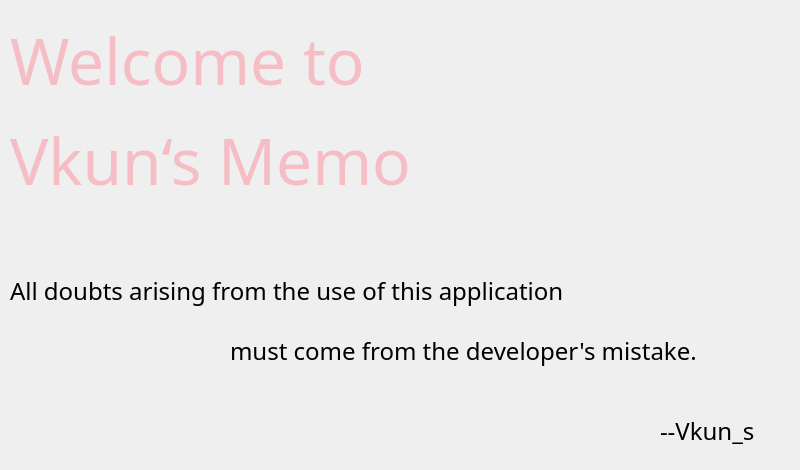
   <widget class="QWidget" name="pageWelcome">
    <widget class="QLabel" name="welcome">
     <property name="geometry">
      <rect>
       <x>10</x>
       <y>0</y>
       <width>451</width>
       <height>220</height>
      </rect>
     </property>
     <property name="font">
      <font>
       <family>Segoe Print</family>
       <pointsize>48</pointsize>
      </font>
     </property>
     <property name="text">
      <string>&lt;html&gt;&lt;head/&gt;&lt;body&gt;&lt;p&gt;&lt;span style=&quot; color:#f5bec5;&quot;&gt;Welcome to&lt;/span&gt;&lt;/p&gt;&lt;p&gt;&lt;span style=&quot; color:#f5bec5;&quot;&gt;Vkun‘s Memo&lt;/span&gt;&lt;/p&gt;&lt;/body&gt;&lt;/html&gt;</string>
     </property>
    </widget>
    <widget class="QLabel" name="label">
     <property name="geometry">
      <rect>
       <x>540</x>
       <y>5</y>
       <width>220</width>
       <height>220</height>
      </rect>
     </property>
     <property name="styleSheet">
      <string notr="true">background-image: url(:/new/image/image/Vkun_Sqt.jpg);</string>
     </property>
     <property name="text">
      <string/>
     </property>
    </widget>
    <widget class="QLabel" name="forgive">
     <property name="geometry">
      <rect>
       <x>10</x>
       <y>260</y>
       <width>681</width>
       <height>61</height>
      </rect>
     </property>
     <property name="font">
      <font>
       <family>Segoe Script</family>
       <pointsize>18</pointsize>
      </font>
     </property>
     <property name="text">
      <string>All doubts arising from the use of this application</string>
     </property>
    </widget>
    <widget class="QLabel" name="forgive_2">
     <property name="geometry">
      <rect>
       <x>230</x>
       <y>320</y>
       <width>531</width>
       <height>61</height>
      </rect>
     </property>
     <property name="font">
      <font>
       <family>Segoe Script</family>
       <pointsize>18</pointsize>
      </font>
     </property>
     <property name="text">
      <string>must come from the developer's mistake.</string>
     </property>
    </widget>
    <widget class="QLabel" name="forgive_3">
     <property name="geometry">
      <rect>
       <x>660</x>
       <y>400</y>
       <width>131</width>
       <height>61</height>
      </rect>
     </property>
     <property name="font">
      <font>
       <family>Segoe Script</family>
       <pointsize>18</pointsize>
      </font>
     </property>
     <property name="text">
      <string>--Vkun_s</string>
     </property>
    </widget>
   </widget>
